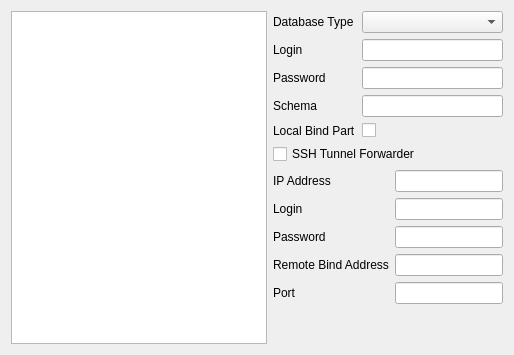
         <widget class="QWidget" name="tab_7">
          <attribute name="title">
           <string>Sessions</string>
          </attribute>
          <layout class="QHBoxLayout" name="horizontalLayout_15">
           <item>
            <widget class="QListView" name="lstSession"/>
           </item>
           <item>
            <layout class="QVBoxLayout" name="verticalLayout_8">
             <item>
              <layout class="QFormLayout" name="formLayout_4">
               <item row="0" column="1">
                <widget class="QComboBox" name="comboBox_11"/>
               </item>
               <item row="0" column="0">
                <widget class="QLabel" name="label_43">
                 <property name="text">
                  <string>Database Type</string>
                 </property>
                </widget>
               </item>
               <item row="1" column="0">
                <widget class="QLabel" name="label_44">
                 <property name="text">
                  <string>Login</string>
                 </property>
                </widget>
               </item>
               <item row="2" column="0">
                <widget class="QLabel" name="label_45">
                 <property name="text">
                  <string>Password</string>
                 </property>
                </widget>
               </item>
               <item row="1" column="1">
                <widget class="QLineEdit" name="lineEdit_33"/>
               </item>
               <item row="2" column="1">
                <widget class="QLineEdit" name="lineEdit_34"/>
               </item>
               <item row="3" column="0">
                <widget class="QLabel" name="label_46">
                 <property name="text">
                  <string>Schema</string>
                 </property>
                </widget>
               </item>
               <item row="3" column="1">
                <widget class="QLineEdit" name="lineEdit_35"/>
               </item>
               <item row="4" column="0">
                <widget class="QLabel" name="label_47">
                 <property name="text">
                  <string>Local Bind Part</string>
                 </property>
                </widget>
               </item>
               <item row="4" column="1">
                <widget class="QCheckBox" name="checkBox_3">
                 <property name="text">
                  <string/>
                 </property>
                </widget>
               </item>
              </layout>
             </item>
             <item>
              <widget class="QCheckBox" name="checkBox_5">
               <property name="text">
                <string>SSH Tunnel Forwarder</string>
               </property>
              </widget>
             </item>
             <item>
              <layout class="QFormLayout" name="formLayout_5">
               <item row="0" column="0">
                <widget class="QLabel" name="label_48">
                 <property name="text">
                  <string>IP Address</string>
                 </property>
                </widget>
               </item>
               <item row="0" column="1">
                <widget class="QLineEdit" name="lineEdit_39"/>
               </item>
               <item row="1" column="0">
                <widget class="QLabel" name="label_49">
                 <property name="text">
                  <string>Login</string>
                 </property>
                </widget>
               </item>
               <item row="1" column="1">
                <widget class="QLineEdit" name="lineEdit_36"/>
               </item>
               <item row="2" column="0">
                <widget class="QLabel" name="label_50">
                 <property name="text">
                  <string>Password</string>
                 </property>
                </widget>
               </item>
               <item row="2" column="1">
                <widget class="QLineEdit" name="lineEdit_37"/>
               </item>
               <item row="3" column="0">
                <widget class="QLabel" name="label_51">
                 <property name="text">
                  <string>Remote Bind Address</string>
                 </property>
                </widget>
               </item>
               <item row="3" column="1">
                <widget class="QLineEdit" name="lineEdit_38"/>
               </item>
               <item row="4" column="0">
                <widget class="QLabel" name="label_56">
                 <property name="text">
                  <string>Port</string>
                 </property>
                </widget>
               </item>
               <item row="4" column="1">
                <widget class="QLineEdit" name="lineEdit_44"/>
               </item>
              </layout>
             </item>
             <item>
              <spacer name="verticalSpacer_5">
               <property name="orientation">
                <enum>Qt::Vertical</enum>
               </property>
               <property name="sizeHint" stdset="0">
                <size>
                 <width>20</width>
                 <height>40</height>
                </size>
               </property>
              </spacer>
             </item>
            </layout>
           </item>
          </layout>
         </widget>
